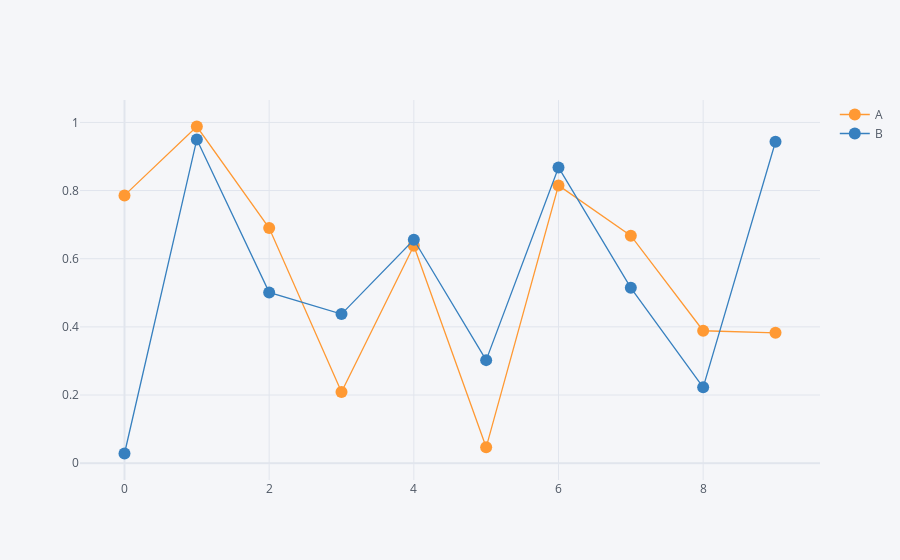

The cell this chart's notebook holds for it:
### Code cell
df.iplot(kind='scatter', mode='lines+markers')

### Figure 1 — Plotly figure (JSON) as saved in the notebook; plotly's stock layout.template omitted (floating-point values rounded to 4 significant figures)
{"data": [{"line": {"color": "rgba(255, 153, 51, 1.0)", "dash": "solid", "shape": "linear", "width": 1.3}, "marker": {"size": 12, "symbol": "circle"}, "mode": "lines+markers", "name": "A", "text": "", "type": "scatter", "x": [0, 1, 2, 3, 4, 5, 6, 7, 8, 9], "y": [0.7858, 0.988, 0.69, 0.209, 0.6382, 0.04645, 0.8151, 0.6677, 0.3886, 0.3825]}, {"line": {"color": "rgba(55, 128, 191, 1.0)", "dash": "solid", "shape": "linear", "width": 1.3}, "marker": {"size": 12, "symbol": "circle"}, "mode": "lines+markers", "name": "B", "text": "", "type": "scatter", "x": [0, 1, 2, 3, 4, 5, 6, 7, 8, 9], "y": [0.02831, 0.9501, 0.5011, 0.4375, 0.6556, 0.3023, 0.8678, 0.5146, 0.2225, 0.9431]}], "layout": {"legend": {"bgcolor": "#F5F6F9", "font": {"color": "#4D5663"}}, "paper_bgcolor": "#F5F6F9", "plot_bgcolor": "#F5F6F9", "title": {"font": {"color": "#4D5663"}}, "xaxis": {"gridcolor": "#E1E5ED", "showgrid": true, "tickfont": {"color": "#4D5663"}, "title": {"font": {"color": "#4D5663"}, "text": ""}, "zerolinecolor": "#E1E5ED"}, "yaxis": {"gridcolor": "#E1E5ED", "showgrid": true, "tickfont": {"color": "#4D5663"}, "title": {"font": {"color": "#4D5663"}, "text": ""}, "zerolinecolor": "#E1E5ED"}}}
